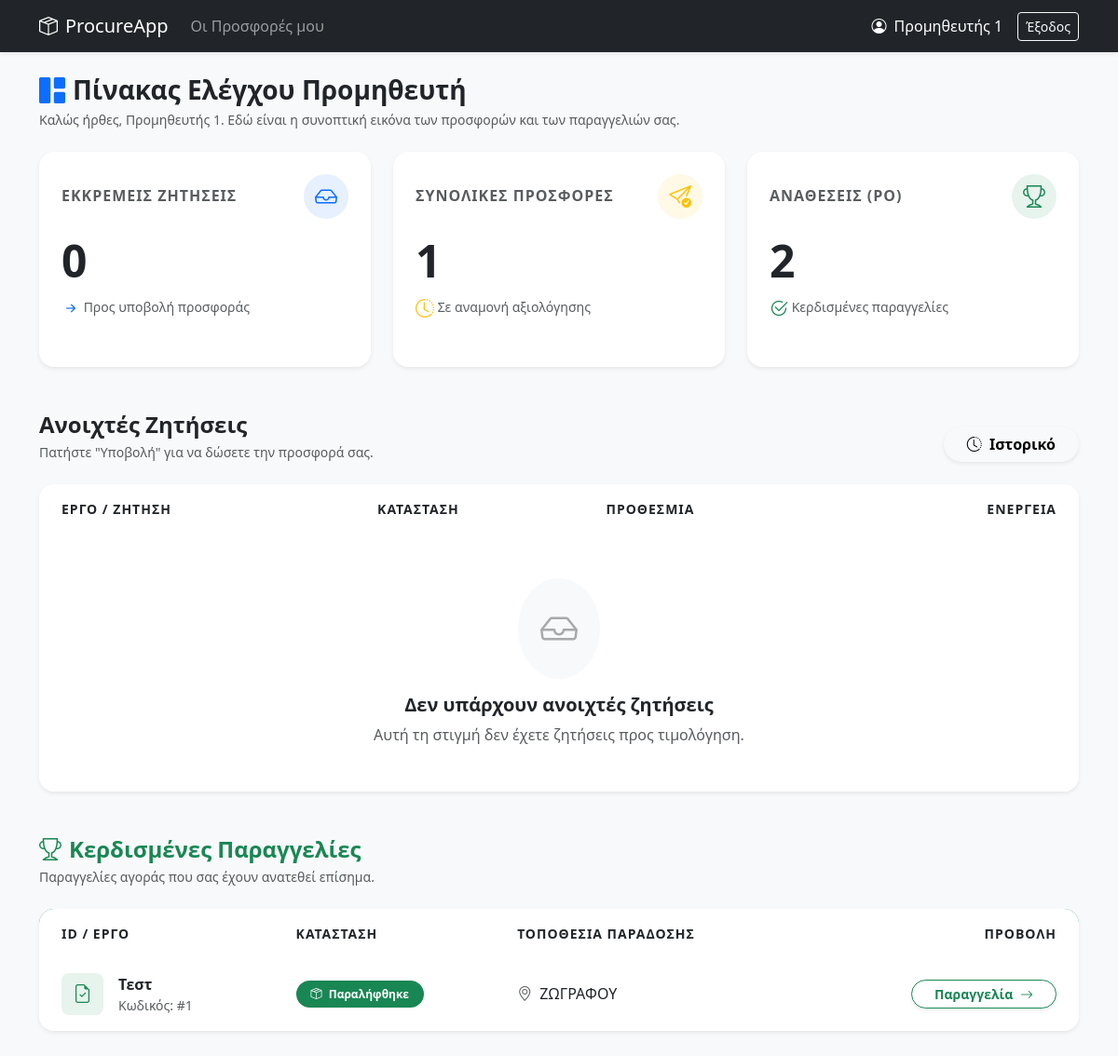
/supplier (signed in), run on the app's committed database.
### models.py (models this page shows)
class RequestRFQ(db.Model):
    __tablename__ = "requests"
    id = db.Column(db.Integer, primary_key=True)
    title = db.Column(db.String(200), nullable=False)
    description = db.Column(db.Text, nullable=True)
    documents = db.Column(db.String(255), nullable=True)
    created_by = db.Column(db.String(100), nullable=False)
    created_at = db.Column(db.DateTime, default=datetime.utcnow)
    delivery_location = db.Column(db.String(255), nullable=True)
    receiving_manager = db.Column(db.String(120), nullable=True)
    phone = db.Column(db.String(50), nullable=True)
    submit_deadline = db.Column(db.DateTime, nullable=False)
    delivery_deadline = db.Column(db.DateTime, nullable=False)
    status = db.Column(db.String(20), default='open') # pending, open, closed, denied
    approved_by = db.Column(db.String(100), nullable=True)
    approved_at = db.Column(db.DateTime, nullable=True)
    denial_reason = db.Column(db.Text, nullable=True)
    winning_bid_id = db.Column(db.Integer, db.ForeignKey('bids.id'), nullable=True)
    cost_center_id = db.Column(db.Integer, db.ForeignKey('cost_centers.id'), nullable=True)
    cost_center = db.relationship('CostCenter', backref='rfqs')
    items = db.relationship('RequestItem', backref='rfq', lazy=True, cascade="all, delete-orphan")
    bids = db.relationship('Bid', backref='rfq', lazy=True, foreign_keys="[Bid.request_id]", cascade="all, delete-orphan")
    allowed_suppliers = db.relationship('AllowedSupplier', backref='rfq', lazy=True, cascade="all, delete-orphan")

### app.py (the view)
@app.route("/supplier")
@require_role("supplier")
def supplier_dashboard():
    username = session.get("username")
    supplier_name = session.get("name")
    rfqs = RequestRFQ.query.filter_by(status="open").join(AllowedSupplier).filter(AllowedSupplier.supplier_username == username).all()
    bids = Bid.query.filter_by(supplier_name=supplier_name).all()
    bids_map = {b.request_id: b for b in bids}
    submitted_count = Bid.query.filter_by(supplier_name=supplier_name, status='submitted').count()
    awards_count = ItemAward.query.join(RequestRFQ).filter(
        ItemAward.supplier_name == supplier_name,
        RequestRFQ.status.in_(['closed', 'received'])
    ).count()
    awarded_awards = ItemAward.query.join(RequestRFQ).filter(
        ItemAward.supplier_name == supplier_name,
        RequestRFQ.status.in_(['closed', 'received'])
    ).all()
    awarded_rfqs = list({RequestRFQ.query.get(aw.request_id) for aw in awarded_awards})
    awarded_rfqs.sort(key=lambda x: x.id, reverse=True)
    pending_count = len(rfqs) - submitted_count
    return render_template("supplier_dash.html",
                           rfqs=rfqs,
                           awarded_rfqs=awarded_rfqs,
                           bids_map=bids_map,
                           pending_count=max(0, pending_count),
                           submitted_count=submitted_count,
                           awards_count=awards_count)

### app.py (called while the page is built)
def require_roles(*roles):
    def wrap(fn):
        @wraps(fn)
        def inner(*args, **kwargs):
            if session.get("role") not in roles:
                flash("Δεν έχεις δικαίωμα πρόσβασης.", "danger")
                return redirect(url_for("login"))
            return fn(*args, **kwargs)
        return inner
    return wrap

@app.context_processor
def utility_processor():
    unread_notifs = []
    if 'username' in session:
        u = User.query.filter_by(username=session['username']).first()
        if u:
            unread_notifs = Notification.query.filter_by(user_id=u.id, is_read=False).order_by(Notification.created_at.desc()).all()
    return dict(phase_info=phase_info, is_editable_by_current_user=is_editable_by_current_user, now=datetime.utcnow(), unread_notifs=unread_notifs)

### templates/supplier_dash.html (shortened to what this page needs)
{% extends "base.html" %}
{% block content %}
<div class="d-flex justify-content-between align-items-center mb-4">
    <div>
        <h3 class="mb-1 fw-bolder text-dark"><i class="bi bi-grid-1x2-fill me-2 text-primary"></i>Πίνακας Ελέγχου Προμηθευτή</h3>
        <p class="text-muted small mb-0">Καλώς ήρθες, {{ session.name }}. Εδώ είναι η συνοπτική εικόνα των προσφορών και των παραγγελιών σας.</p>
    </div>
</div>
<div class="row g-4 mb-5">
    <div class="col-md-4">
        <div class="card border-0 shadow-sm rounded-4 h-100 hover-elevate transition-all">
            <div class="card-body p-4">
                <div class="d-flex justify-content-between align-items-center mb-3">
                    <h6 class="text-muted fw-bold text-uppercase mb-0 tracking-wide">Εκκρεμεις Ζητησεις</h6>
                    <div class="bg-primary bg-opacity-10 text-primary rounded-circle d-flex align-items-center justify-content-center" style="width: 48px; height: 48px;">
                        <i class="bi bi-inbox fs-4"></i>
                    </div>
                </div>
                <h1 class="display-5 fw-bolder text-dark mb-0">{{ pending_count if pending_count is defined else 0 }}</h1>
                <p class="text-muted small mt-2 mb-0"><i class="bi bi-arrow-right-short text-primary fs-5 align-middle"></i> Προς υποβολή προσφοράς</p>
            </div>
        </div>
    </div>
    <div class="col-md-4">
        <div class="card border-0 shadow-sm rounded-4 h-100 hover-elevate transition-all">
            <div class="card-body p-4">
                <div class="d-flex justify-content-between align-items-center mb-3">
                    <h6 class="text-muted fw-bold text-uppercase mb-0 tracking-wide">Συνολικες Προσφορες</h6>
                    <div class="bg-warning bg-opacity-10 text-warning rounded-circle d-flex align-items-center justify-content-center" style="width: 48px; height: 48px;">
                        <i class="bi bi-send-check fs-4"></i>
                    </div>
                </div>
                <h1 class="display-5 fw-bolder text-dark mb-0">{{ submitted_count if submitted_count is defined else 0 }}</h1>
                <p class="text-muted small mt-2 mb-0"><i class="bi bi-clock-history text-warning fs-5 align-middle"></i> Σε αναμονή αξιολόγησης</p>
            </div>
        </div>
    </div>
    <div class="col-md-4">
        <div class="card border-0 shadow-sm rounded-4 h-100 hover-elevate transition-all">
            <div class="card-body p-4">
                <div class="d-flex justify-content-between align-items-center mb-3">
                    <h6 class="text-muted fw-bold text-uppercase mb-0 tracking-wide">Αναθεσεις (PO)</h6>
                    <div class="bg-success bg-opacity-10 text-success rounded-circle d-flex align-items-center justify-content-center" style="width: 48px; height: 48px;">
                        <i class="bi bi-trophy fs-4"></i>
                    </div>
                </div>
                <h1 class="display-5 fw-bolder text-dark mb-0">{{ awards_count if awards_count is defined else 0 }}</h1>
                <p class="text-muted small mt-2 mb-0"><i class="bi bi-check2-circle text-success fs-5 align-middle"></i> Κερδισμένες παραγγελίες</p>
            </div>
        </div>
    </div>
</div>
<div class="d-flex justify-content-between align-items-end mb-4">
    <div>
        <h4 class="fw-bolder text-dark mb-1">Ανοιχτές Ζητήσεις</h4>
        <p class="text-muted small mb-0">Πατήστε "Υποβολή" για να δώσετε την προσφορά σας.</p>
    </div>
    <a href="{{ url_for('supplier_history') }}" class="btn btn-light fw-bold shadow-sm rounded-pill px-4">
        <i class="bi bi-clock-history me-1"></i> Ιστορικό
    </a>
</div>
<div class="card border-0 shadow-sm rounded-4 mb-5 overflow-hidden">
  <div class="table-responsive">
    <table class="table table-hover align-middle mb-0 border-white">
      <thead class="bg-light text-muted small text-uppercase" style="letter-spacing: 1px;">
        <tr>
          <th class="ps-4 py-3 border-0">Εργο / Ζητηση</th>
          <th class="py-3 border-0">Κατασταση</th>
          <th class="py-3 border-0">Προθεσμια</th>
          <th class="text-end pe-4 py-3 border-0">Ενεργεια</th>
        </tr>
      </thead>
      <tbody class="border-top-0">
        {% for r in rfqs %}
        <tr>
          <td class="ps-4 py-3">
              <div class="d-flex align-items-center">
                  <div class="bg-light rounded-3 d-flex justify-content-center align-items-center me-3 text-secondary" style="width: 45px; height: 45px;">
                      <i class="bi bi-file-earmark-text fs-5"></i>
                  </div>
                  <div>
                      <div class="fw-bold text-dark fs-6">{{ r.title }}</div>
                      <div class="text-muted small">Κωδικός: #{{ r.id }}</div>
                  </div>
              </div>
          </td>
          <td>
              {% if bids_map and r.id in bids_map %}
                  {% if bids_map[r.id].status == 'submitted' %}
                      <span class="badge bg-success-subtle text-success border border-success-subtle rounded-pill px-3 py-2 fw-semibold"><i class="bi bi-check-circle me-1"></i>Απεστάλη</span>
                  {% else %}
                      <span class="badge bg-warning-subtle text-warning border border-warning-subtle rounded-pill px-3 py-2 fw-semibold"><i class="bi bi-pencil me-1"></i>Πρόχειρο</span>
                  {% endif %}
              {% else %}
                  <span class="badge bg-light text-secondary border rounded-pill px-3 py-2 fw-semibold"><i class="bi bi-dash-circle me-1"></i>Δεν ξεκίνησε</span>
              {% endif %}
          </td>
          <td>
              <div class="d-flex align-items-center text-dark fw-medium">
                  <i class="bi bi-calendar-event text-muted me-2"></i>
                  {{ r.submit_deadline.strftime('%d/%m/%Y') if r.submit_deadline else '-' }}
              </div>
          </td>
          <td class="text-end pe-4">
            <a class="btn btn-sm btn-dark px-4 rounded-pill shadow-sm fw-bold" href="{{ url_for('supplier_bid', req_id=r.id) }}">
              {% if bids_map and r.id in bids_map %}Επεξεργασία{% else %}Υποβολή{% endif %} <i class="bi bi-arrow-right ms-1"></i>
            </a>
          </td>
        </tr>
        {% else %}
        <tr>
            <td colspan="4" class="text-center py-5">
                <div class="d-inline-block bg-light rounded-circle p-4 mb-3">
                    <i class="bi bi-inbox fs-1 text-muted opacity-50"></i>
                </div>
                <h5 class="fw-bold text-dark">Δεν υπάρχουν ανοιχτές ζητήσεις</h5>
                <p class="text-muted mb-0">Αυτή τη στιγμή δεν έχετε ζητήσεις προς τιμολόγηση.</p>
            </td>
        </tr>
        {% endfor %}
      </tbody>
    </table>
  </div>
</div>
{% if awarded_rfqs %}
<div class="d-flex justify-content-between align-items-end mb-4 mt-5">
    <div>
        <h4 class="fw-bolder text-success mb-1"><i class="bi bi-trophy me-2"></i>Κερδισμένες Παραγγελίες</h4>
        <p class="text-muted small mb-0">Παραγγελίες αγοράς που σας έχουν ανατεθεί επίσημα.</p>
    </div>
</div>
<div class="card border-0 shadow-sm rounded-4 mb-5 overflow-hidden">
  <div class="table-responsive">
    <table class="table table-hover align-middle mb-0 border-white">
      <thead class="bg-success text-white small text-uppercase" style="letter-spacing: 1px;">
        <tr>
          <th class="ps-4 py-3 border-0">ID / Εργο</th>
          <th class="py-3 border-0">Κατασταση</th>
          <th class="py-3 border-0">Τοποθεσια Παραδοσης</th>
          <th class="text-end pe-4 py-3 border-0">Προβολη</th>
        </tr>
      </thead>
      <tbody class="border-top-0">
        {% for r in awarded_rfqs %}
        <tr>
          <td class="ps-4 py-3">
              <div class="d-flex align-items-center">
                  <div class="bg-success bg-opacity-10 rounded-3 d-flex justify-content-center align-items-center me-3 text-success" style="width: 45px; height: 45px;">
                      <i class="bi bi-file-earmark-check fs-5"></i>
                  </div>
                  <div>
                      <div class="fw-bold text-dark fs-6">{{ r.title }}</div>
                      <div class="text-muted small">Κωδικός: #{{ r.id }}</div>
                  </div>
              </div>
          </td>
          <td>
              {% if r.status == 'received' %}
                  <span class="badge bg-success rounded-pill px-3 py-2 fw-semibold"><i class="bi bi-box-seam me-1"></i> Παραλήφθηκε</span>
              {% else %}
                  <span class="badge bg-primary rounded-pill px-3 py-2 fw-semibold"><i class="bi bi-truck me-1"></i> Προς Παράδοση</span>
              {% endif %}
          </td>
          <td>
              <div class="d-flex align-items-center text-dark fw-medium">
                  <i class="bi bi-geo-alt text-muted me-2"></i>
                  <span class="text-truncate" style="max-width: 200px;">{{ r.delivery_location or '-' }}</span>
              </div>
          </td>
          <td class="text-end pe-4">
            <a class="btn btn-sm btn-outline-success px-4 rounded-pill shadow-sm fw-bold" href="{{ url_for('supplier_bid', req_id=r.id) }}">
              Παραγγελία <i class="bi bi-arrow-right ms-1"></i>
            </a>
          </td>
        </tr>
        {% endfor %}
      </tbody>
    </table>
  </div>
</div>
{% endif %}
{% endblock %}

### templates/base.html (style rules this page uses)
body { background-color: #f8f9fa; font-family: system-ui, -apple-system, sans-serif; }
.card { border: none; box-shadow: 0 2px 8px rgba(0,0,0,.05); margin-bottom: 1.5rem; }

### templates/supplier_dash.html (style rules this page uses)
.hover-elevate { transition: transform 0.2s ease, box-shadow 0.2s ease; }
.tracking-wide { letter-spacing: 1px; }

### data on the page
RequestRFQ: title "Τεστ", id "1", status "received" (drawn), delivery_location "ΖΩΓΡΑΦΟΥ"

### other printed values
{{ session.get('name') }} "Προμηθευτής 1"
{{ session.name }} "Προμηθευτής 1"
{{ pending_count if pending_count is defined else 0 }} "0"
{{ submitted_count if submitted_count is defined else 0 }} "1"
{{ awards_count if awards_count is defined else 0 }} "2"
